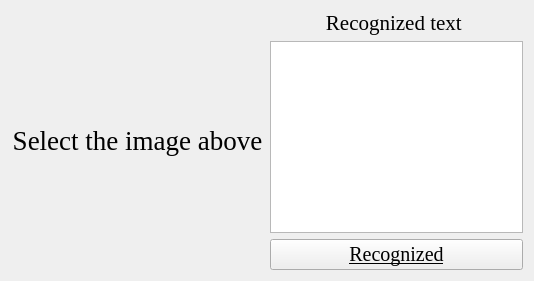
             <widget class="QWidget" name="page_image">
              <property name="contextMenuPolicy">
               <enum>Qt::NoContextMenu</enum>
              </property>
              <layout class="QHBoxLayout" name="horizontalLayout_5" stretch="4,4">
               <item>
                <widget class="QLabel" name="label_image">
                 <property name="font">
                  <font>
                   <family>Times New Roman</family>
                   <pointsize>20</pointsize>
                   <weight>50</weight>
                   <italic>false</italic>
                   <bold>false</bold>
                   <underline>false</underline>
                   <kerning>true</kerning>
                  </font>
                 </property>
                 <property name="styleSheet">
                  <string notr="true"/>
                 </property>
                 <property name="text">
                  <string>Select the image above</string>
                 </property>
                 <property name="alignment">
                  <set>Qt::AlignCenter</set>
                 </property>
                </widget>
               </item>
               <item>
                <layout class="QVBoxLayout" name="verticalLayout_8">
                 <item>
                  <widget class="QLabel" name="label_2">
                   <property name="font">
                    <font>
                     <family>Times New Roman</family>
                     <pointsize>16</pointsize>
                    </font>
                   </property>
                   <property name="text">
                    <string>Recognized text </string>
                   </property>
                   <property name="alignment">
                    <set>Qt::AlignCenter</set>
                   </property>
                  </widget>
                 </item>
                 <item>
                  <widget class="QTextEdit" name="text_edit_image">
                   <property name="readOnly">
                    <bool>true</bool>
                   </property>
                   <property name="html">
                    <string>&lt;!DOCTYPE HTML PUBLIC &quot;-//W3C//DTD HTML 4.0//EN&quot; &quot;http://www.w3.org/TR/REC-html40/strict.dtd&quot;&gt;
&lt;html&gt;&lt;head&gt;&lt;meta name=&quot;qrichtext&quot; content=&quot;1&quot; /&gt;&lt;style type=&quot;text/css&quot;&gt;
p, li { white-space: pre-wrap; }
&lt;/style&gt;&lt;/head&gt;&lt;body style=&quot; font-family:'MS Shell Dlg 2'; font-size:8.25pt; font-weight:400; font-style:normal;&quot;&gt;
&lt;p style=&quot;-qt-paragraph-type:empty; margin-top:0px; margin-bottom:0px; margin-left:0px; margin-right:0px; -qt-block-indent:0; text-indent:0px;&quot;&gt;&lt;br /&gt;&lt;/p&gt;&lt;/body&gt;&lt;/html&gt;</string>
                   </property>
                  </widget>
                 </item>
                 <item>
                  <widget class="QPushButton" name="but_recognition_image">
                   <property name="font">
                    <font>
                     <family>Times New Roman</family>
                     <pointsize>15</pointsize>
                     <underline>true</underline>
                    </font>
                   </property>
                   <property name="text">
                    <string>Recognized</string>
                   </property>
                   <property name="icon">
                    <iconset resource="icons.qrc">
                     <normaloff>:/feather/aperture.svg</normaloff>:/feather/aperture.svg</iconset>
                   </property>
                   <property name="iconSize">
                    <size>
                     <width>18</width>
                     <height>18</height>
                    </size>
                   </property>
                  </widget>
                 </item>
                </layout>
               </item>
              </layout>
             </widget>
